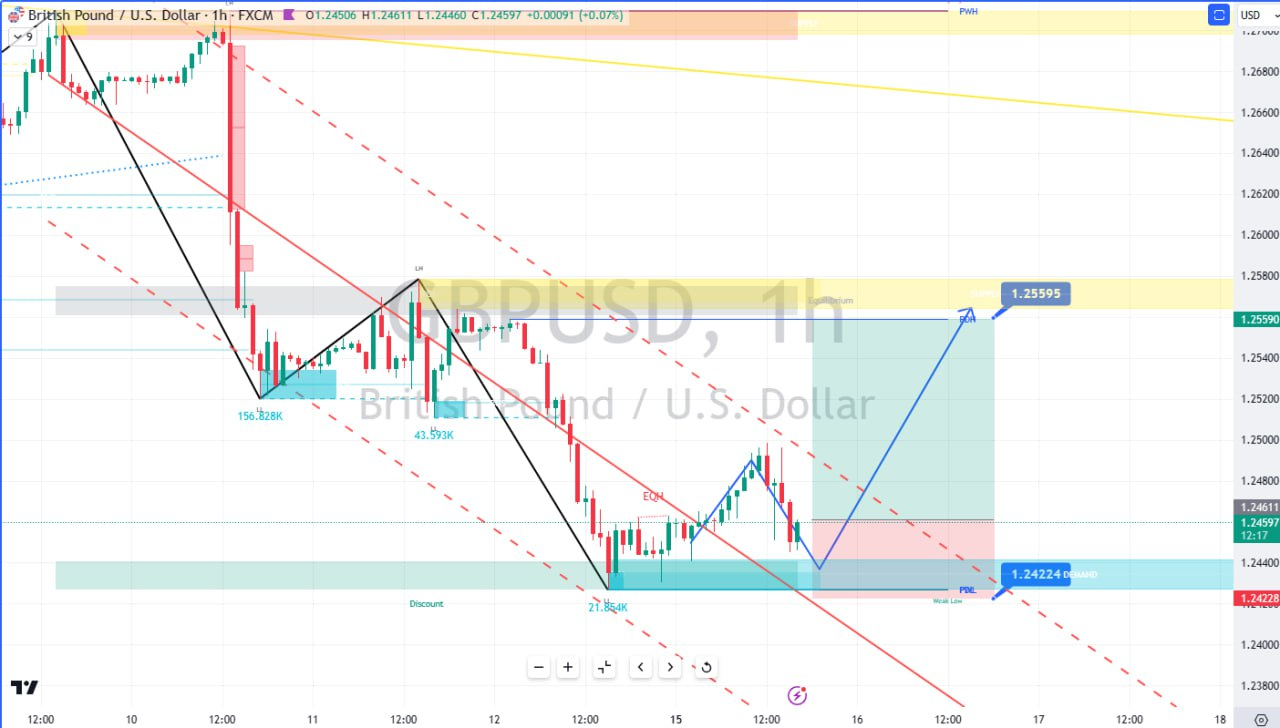
#> input picture longTest2.jpg, 1280 x 728 px
$ python imageClean.py
#> lines starting #> are read from the running program, lines starting #| are printed output that depends on the picture; after the words box and inside, x2 and y2 are one past the last pixel; in counts of white or black regions, pixels touching at a corner belong together
import cv2
import numpy as np
import matplotlib.pyplot as plt

def display_images(image, mask, result):
    # Convert BGR images to RGB
    image_rgb = cv2.cvtColor(image, cv2.COLOR_BGR2RGB)
    result_rgb = cv2.cvtColor(result, cv2.COLOR_BGR2RGB)

    plt.figure(figsize=(15, 5))

    plt.subplot(131)
    plt.imshow(image_rgb)
    plt.title('Original Image')
    plt.axis('off')

    plt.subplot(132)
    plt.imshow(mask, cmap='gray')
    plt.title('Mask')
    plt.axis('off')

    plt.subplot(133)
    plt.imshow(result_rgb)
    plt.title('Result Image')
    plt.axis('off')

    plt.show()

# Load the image
image = cv2.imread('longTest2.jpg')
#> image is the input picture: shape (728, 1280, 3); mean B, G, R 241.8, 243.6, 241.8
hsv = cv2.cvtColor(image, cv2.COLOR_BGR2HSV)
#> hsv: shape (728, 1280, 3); mean H, S, V 37.2, 14.5, 248.3

# Adjust these values
lower_green = np.array([40, 40, 40])  # Example: adjust these values
upper_green = np.array([80, 255, 255])  # Example: adjust these values

# Create mask
mask = cv2.inRange(hsv, lower_green, upper_green)
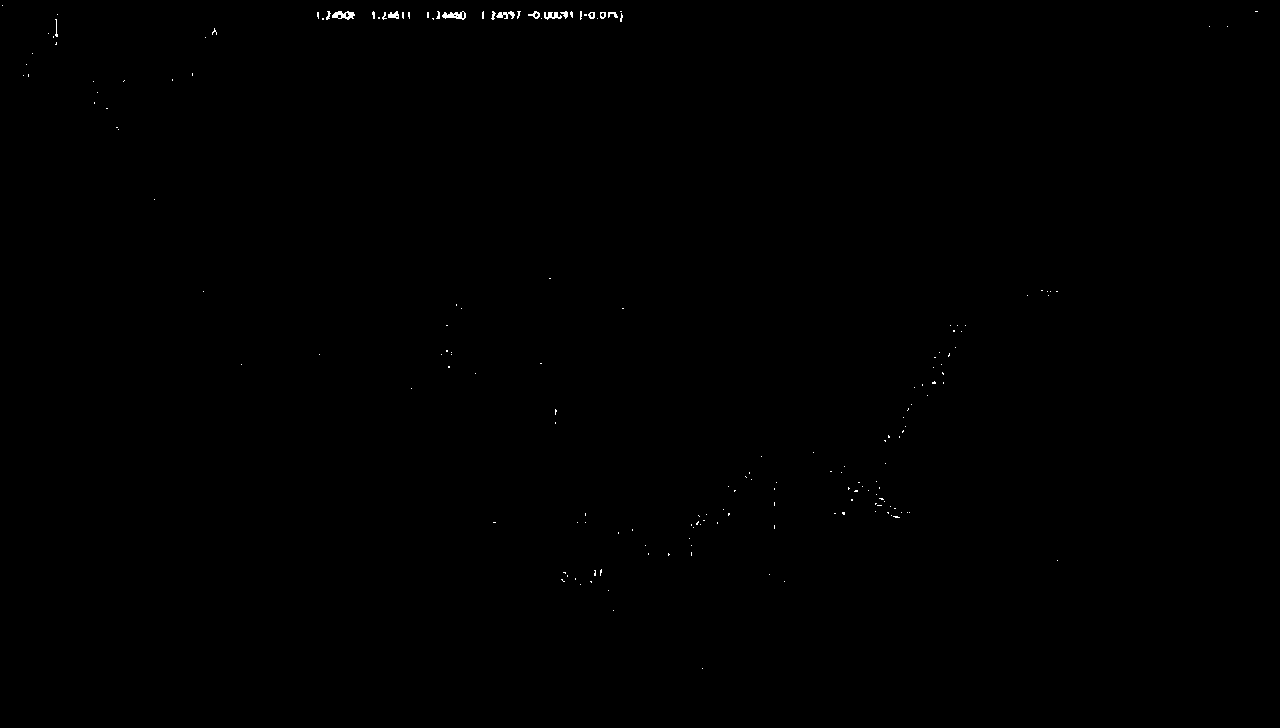
#> mask: shape (728, 1280); 0.14% white in thin lines or dots, all inside (x1, y1, x2, y2) = (2, 5, 1258, 669)
result = cv2.bitwise_and(image, image, mask=mask)

# Display images
display_images(image, mask, result)
#> in display_images, `plt.show()`:
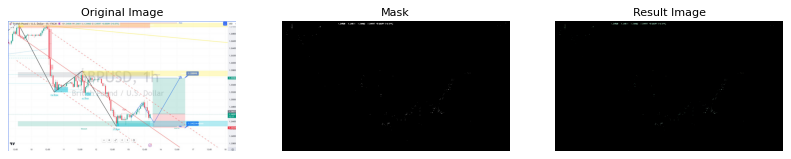
#> figure drawn by matplotlib, 3 panels
